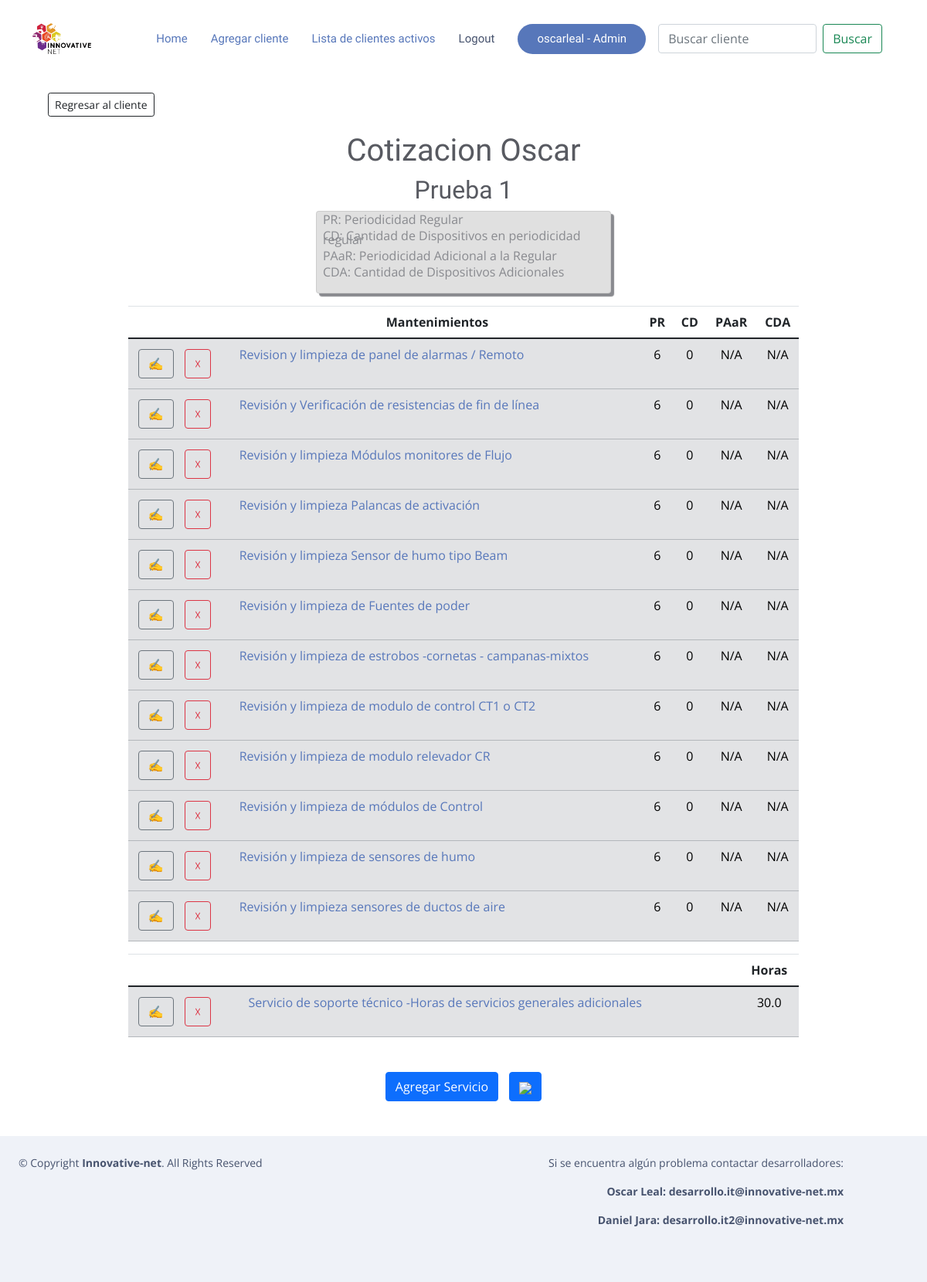
Screenshot of /44/55/detalle_cotizacion (signed in) with the database file from the repository.
### RPA/models.py (models this page shows, shortened)
class Cotizacion(models.Model):
    num_list = [(1,"1"),(2,"2"),(3,"3"),(4,"4"),(6,"6")]
    cliente = models.ForeignKey(Cliente, on_delete=models.CASCADE, null=True, blank=True)
    titulo = models.CharField(verbose_name="Nombre Cotizacion", null=True, blank=True,max_length=200)
    lugar_de_mantenimiento = models.CharField('Lugar en que se realizara el mantenimiento',max_length
    =120,blank=True)
    descripcion_cotizacion = models.TextField('Descripcion de la cotizacion',blank=True)
    fecha = models.DateTimeField('Fecha de realizacion de la cotizacion',blank=True,null=True, default=datetime.now())
    periodoregular = models.IntegerField('Periodicidad regular de mmto al año',choices=num_list,null=True)
    preguntaperiodoadicional = models.BooleanField('Quieres agregar periodicidad adicional a la regular?',default=False)
    periodoadicional=models.IntegerField('Periodicidad adicional a la regular',choices=num_list,null=True,blank=True)
    mantenimientos = models.ManyToManyField(Nombre_servicio,through="Mantenimiento")
    class Meta:
        ordering = ['cliente']
        verbose_name_plural = "Cotizaciones Deteccion Fuego"

class Cliente(models.Model):
    usuario = models.ForeignKey(User, on_delete=models.CASCADE, null=True, blank=True)
    nombre = models.CharField('Nombre de la compañia cliente',max_length=200)
    encargado = models.CharField('Nombre del contacto dentro de la empresa',max_length
    =120)
    puesto_encargado = models.CharField('Puesto del contacto',max_length
    =120)
    numero_contacto=models.CharField('Numero de telefono para contactar',max_length
    =10)
    correo_contacto=models.EmailField('Correo para contactar',blank=True)
    def __str__(self):
        return self.nombre
    class Meta:
        ordering = ['nombre']

class Mantenimiento(models.Model):
    cliente = models.ForeignKey(Cliente, on_delete=models.CASCADE, null=True, blank=True)
    cotizacion = models.ForeignKey(Cotizacion, on_delete=models.CASCADE, null=True, blank=True)
    titulonombre = models.ForeignKey(Nombre_servicio,on_delete=models.CASCADE, null=True, blank=True)
    encargadoTrabajo1 = models.ForeignKey(Precio,verbose_name="Encargado del trabajo" ,on_delete=models.CASCADE,null=True)
    periodisidadactividades = models.IntegerField(verbose_name="Periodicidad regular de actividad de mtto por año", blank=True, null=True )
    periodisidadadicional = models.IntegerField(verbose_name="Periodicidad adicional de actividad de mtto  a la regular", blank=True, null=True)
    tiempoejecucion = models.FloatField(verbose_name="Tiempo de ejecucion del mtto", blank=True, null=True)
    cantidaddedispositivos = models.IntegerField(verbose_name="Cantidad de dispositivos a considerar en periodicidad regular", blank=True, null=True,default=0)
    cantidaddispositivosextras = models.IntegerField(verbose_name="Cantidad de dispositivos a considerar en periodicidad Extra", blank=True, null=True,default=0)
    horasactividad = models.FloatField(verbose_name="horas por actividad de mtto regular =Importe de cantidad x Tiempo de ejecucion", blank=True, null=True)
    horasactividadadicional = models.FloatField(verbose_name="horas por actividad de mtto adicional =Importe de cantidad x Tiempo de ejecucion", blank=True, null=True)
    costomantenimientoregular = models.FloatField(verbose_name="Costo Regular = horas por actividad de mtto regular =Importe de cantidad x Tiempo de ejecucion",null=True,blank=True)
    costomantenimientoadicional = models.FloatField(verbose_name="Costo Adicional = horas por actividad de mtto adicional =Importe de cantidad x Tiempo de ejecucion ", blank=True, null=True)
    costototal = models.FloatField(verbose_name="Costo total = Costo regular + costo adicional",null=True,blank=True)
    dispositivo = models.CharField("Dispositivo al que se le da mantenimiento",null=True,blank=True,max_length=200)
    def __str__(self):
        return str(self.titulonombre)
    class Meta:
        ordering = ['encargadoTrabajo1','cantidaddedispositivos']
        verbose_name_plural = "Mantenimientos Deteccion Fuego"

class Nombre_servicio(models.Model):
    titulo = models.CharField(max_length=200, verbose_name="Titulo Mantenimiento", null=True, blank=True)
    encargado = models.ForeignKey(Precio, on_delete=models.CASCADE, null=True)
    tiempodeejecucion = models.FloatField(verbose_name="Tiempo de Ejecucion", null=True)
    dispositivo = models.CharField(max_length=200, verbose_name="Dispositivo al que se le aplica el mantenimiento", null=True, blank=True)
    def __str__(self):
        return str(self.titulo)
    class Meta:
        ordering = ['titulo']
        verbose_name_plural = "Servicios Deteccion Fuego"

### RPA/views.py (the view)
# urls.py: path('<int:cliente>/<int:pk>/detalle_cotizacion', Detalle_Cotizacion.as_view(), name='detalle_cotizacion'),
class Detalle_Cotizacion(LoginRequiredMixin, DetailView):
    model = Cotizacion
    object = "cotizacion"
    template_name = "cotizacion/detalle_cotizacion.html"
    def get_context_data(self, **kwargs):
        ctx = super(Detalle_Cotizacion, self).get_context_data(**kwargs)
        cat = kwargs.get("object")
        ctx['servicios'] = Mantenimiento.objects.filter(cotizacion = cat)
        ctx['servicios'] = ctx['servicios'].exclude(titulonombre=Nombre_servicio.objects.get(pk=13))
        ctx['servicios'] = ctx['servicios'].exclude(encargadoTrabajo1=Precio.objects.get(encargado='Ingeniero'))
        ctx['serviciosplus'] = Mantenimiento.objects.filter(cotizacion = cat,titulonombre=Nombre_servicio.objects.get(pk=16))
        return ctx

### RPA/templates/cotizacion/detalle_cotizacion.html (shortened to what this page needs)
{% extends "mantenimientos/base.html" %}
{% block body %}
<div class="container">
    <div>
        <right>
            <a href="{% url 'mostrar_cliente' cotizacion.cliente.id %}">
                <button type=button class="btn btn-outline-dark btn-sm" style="margin:20px">Regresar al cliente</button>
            </a>
        </right>
    </div>
    <div class="container mb-3">
        <center>
            <h1> Cotizacion {{cotizacion.cliente}} </h1>
            <h2> {{cotizacion.titulo}} </h2>
        </center>
        <div class="tips card container p-2">
            <div class="text-align">
                <p>PR: Periodicidad Regular</p>
                <p>CD: Cantidad de Dispositivos en periodicidad regular</p>
                <p>PAaR: Periodicidad Adicional a la Regular</p>
                <p>CDA: Cantidad de Dispositivos Adicionales</p>
            </div>
        </div>
    </div>
    <div class="container" style="max-width: 80%;">
        <table class="table">
            <thead>
                <tr style="text-align: center;">
                    <th></th>
                    <th>Mantenimientos</th>
                    <th>PR</th>
                    <th>CD</th>
                    <th>PAaR</th>
                    <th>CDA</th>
                </tr>
            </thead>
            <tbody>
            {% for servicio in servicios %}
                    {% if servicio.cantidaddedispositivos == 0 %}
                        <tr class="table-secondary">
                            <td style="min-width: 120px;">
                                <a href="{% url 'modificar_servicio' cotizacion.cliente.id cotizacion.id servicio.id %}">
                                    <button type=button class="btn btn-outline-secondary" style="margin:5px"> &#9997; </button></a>
                                <a href="{% url 'eliminar_servicio' cotizacion.cliente.id cotizacion.id servicio.id %}">
                                    <button type=button class="btn btn-outline-danger" style="margin:5px"> &#9747; </button></a>
                            </td>
                            <td>
                                <a href="{% url 'detalle_servicio' cotizacion.cliente.id cotizacion.id servicio.id %}">{{ servicio }}</a>
                            </td>
                            <td style="text-align: center;">
                                <a>
                                    {{ servicio.periodisidadactividades }}
                                </a>
                            </td>
                            <td style="text-align: center;">
                                <a>
                                    {% if servicio.cantidaddedispositivos is null and servicio.periodisidadactividades is null %}
                                    N/A
                                    {% elif servicio.cantidaddedispositivos is null and servicio.periodisidadactividades is not null %}
                                    Agregar dispositivos
                                    {% else %}
                                    {{ servicio.cantidaddedispositivos }}
                                    {% endif %}
                                </a>
                            </td>
                            <td style="text-align: center;">
                                <a>
                                    {% if servicio.periodisidadadicional is null %}
                                    N/A
                                    {% else %}
                                    {{ servicio.periodisidadadicional }}
                                    {% endif %}
                                </a>
                            </td>
                            <td style="text-align: center;">
                                <p>
                                    {% if servicio.cantidaddispositivosextras is null and servicio.periodisidadadicional is null %}
                                    N/A
                                    {% elif servicio.cantidaddispositivosextras is null and servicio.periodisidadadicional is not null %}
                                    Agregar dispositivos adicionales
                                    {% else %}
                                    {{ servicio.cantidaddispositivosextras }}
                                    {% endif %}
                                </p>
                            </td>
                        </tr>
                    {% endif %}
                {% empty %}
                    <tr>
                        <td style="text-align: center;"> NO SE ENCUENTRA NINGUN SERVICIO </td>
                    </tr>
            {% endfor %}
            {% for servicio in serviciosplus %}
                {% if servicio.titulonombre.pk == 16 %}
                        </tbody>
                        </table>
                        <table class="table">
                            <thead>
                                <tr style="text-align: center;">
                                    <th></th>
                                    <th></th>
                                    <th>Horas</th>
                                </tr>
                            </thead>
                            <tbody>
                                <tr class="table-secondary">
                                    <td style="min-width: 120px;">
                                        <a href="{% url 'modificar_servicio' cotizacion.cliente.id cotizacion.id servicio.id %}">
                                            <button type=button class="btn btn-outline-secondary" style="margin:5px"> &#9997; </button></a>
                                        <a href="{% url 'eliminar_servicio' cotizacion.cliente.id cotizacion.id servicio.id %}">
                                            <button type=button class="btn btn-outline-danger" style="margin:5px"> &#9747; </button></a>
                                    </td>
                                    <td>
                                        <a href="{% url 'detalle_servicio' cotizacion.cliente.id cotizacion.id servicio.id %}">{{ servicio }}</a>
                                    </td>
                                    <td style="text-align: center;">
                                        <a>
                                            {{ servicio.tiempoejecucion }}
                                        </a>
                                    </td>
                                </tr>
                            </tbody>
                        </table>
                    {% endif %}
                {% endfor %}
    </div>
    <div class="container" style="margin-top: 40px; margin-bottom: 40px;">
        <center>
        <a href="{% url 'crear_servicio' cotizacion.cliente.id cotizacion.id  %}">
            <button type=button class="btn btn-primary" style="margin:5px">Agregar Servicio</button>
        </a>
        <a href="{% url 'cotizacion_pdf' cotizacion.cliente.id cotizacion.id cotizacion.cliente.usuario.pk %}" download="cotizacion.pdf">
            <button type="button" class="btn btn-primary" style="margin:5px"><img src="https://img.icons8.com/ios/24/000000/download-2--v2.png" /></button>
        </a>
        </center>
    </div>
</div>
{% endblock %}

### RPA/templates/mantenimientos/base.html (shortened to what this page needs)
{% load static %}
<!DOCTYPE html>
<html lang="en">
<head>
  <link rel="stylesheet" href="https://stackpath.bootstrapcdn.com/bootstrap/4.5.0/css/bootstrap.min.css">
  <link href="{% static '\vendor\aos\aos.css' %}" rel="stylesheet">
  <link href="{% static '\vendor\bootstrap\css\bootstrap.min.css' %}" rel="stylesheet">
  <link href="{% static '\vendor\bootstrap-icons\bootstrap-icons.css' %}" rel="stylesheet">
  <link href="{% static '\vendor\boxicons\css\boxicons.min.css' %}" rel="stylesheet">
  <link href="{% static '\vendor\glightbox\css\glightbox.min.css' %}" rel="stylesheet">
  <link href="{% static '\vendor\swiper\swiper-bundle.min.css' %}" rel="stylesheet">
  <link href="{% static '\css\style.css' %}" rel="stylesheet">
</head>
<body style="padding-top: 70px;">
  <header id="header" class="fixed-top  header-transparent ">
    <div class="container d-flex align-items-center justify-content-between">
      <div class="logo">
        <a href="https://www.innovative-net.mx/"><img src="{% static '\assets\img\horizontal blanco.png' %}" alt="" class="img-fluid"></a>
      </div>
      <nav id="navbar" class="navbar">
        <ul>
          <li><a class="nav-link scrollto active" href="{% url 'home' %}">Home</a></li>
          <li><a class="nav-link scrollto active" href="{% url 'agregar_cliente' %}">Agregar cliente</a></li>
          <li><a class="nav-link scrollto active" href="{% url 'lista_clientes' %}">Lista de clientes activos</a></li>
          {% if request.user.is_authenticated %}
          <li><a class="nav-link scrollto" href="{% url 'logout' %}">Logout</a></li>
          {% if request.user.is_staff %}
              <li><a class="getstarted scrollto" href="{% url 'admin:index' %}" >{{request.user}} - Admin</a></li>
              {% else %}
              <li><a class="getstarted scrollto" href="" >{{request.user}}</a></li>
              {% endif %}
          {% else %}
          <li><a class="getstarted scrollto" href="{% url 'login'  %}" >Login</a></li>
          {% endif %}
        </ul>
        <form class="d-flex m-3" method="POST" action="{% url 'buscar_clientes' %}">
          <input class="form-control me-2" type="search" placeholder="Buscar cliente"
                 aria-label="Buscar cliente" name="searched">
          <button class="btn btn-outline-success" type="submit">
            Buscar
          </button>
        </form>
      </nav>
    </div>
  </header>
    <div class="container-fluid" style="margin-top: 30px;">
      {% block body %}
      {% endblock %}
    </div>
        <footer id="footer">
          <div class="row container py-4 ">
            <div class="col">
              <div class="copyright">
                &copy; Copyright <strong><span>Innovative-net</span></strong>. All Rights Reserved
              </div>
            </div>
            <div class="col container " style="text-align: right;">
              <p>Si se encuentra algún problema contactar desarrolladores:</p>
              <strong>
                <p>Oscar Leal: desarrollo.it@innovative-net.mx</p>
                <p>Daniel Jara: desarrollo.it2@innovative-net.mx</p>
              </strong>
            </div>
          </div>
        </footer>
</body>
        </html>

### rows the page displays
Cotizacion: cliente "Oscar", titulo "Prueba 1"
Mantenimiento: titulonombre.titulo "Revision y limpieza de panel de alarmas / Remoto", periodisidadactividades "6", cantidaddedispositivos "0", shows "N/A"
Mantenimiento: titulonombre.titulo "Revisión y Verificación de resistencias de fin de línea", periodisidadactividades "6", cantidaddedispositivos "0", shows "N/A"
Mantenimiento: titulonombre.titulo "Revisión y limpieza Módulos monitores de Flujo", periodisidadactividades "6", cantidaddedispositivos "0", shows "N/A"
Mantenimiento: titulonombre.titulo "Revisión y limpieza Palancas de activación", periodisidadactividades "6", cantidaddedispositivos "0", shows "N/A"
Mantenimiento: titulonombre.titulo "Revisión y limpieza Sensor de humo tipo Beam", periodisidadactividades "6", cantidaddedispositivos "0", shows "N/A"
Mantenimiento: titulonombre.titulo "Revisión y limpieza de Fuentes de poder", periodisidadactividades "6", cantidaddedispositivos "0", shows "N/A"
Mantenimiento: titulonombre.titulo "Revisión y limpieza de estrobos -cornetas - campanas-mixtos", periodisidadactividades "6", cantidaddedispositivos "0", shows "N/A"
Mantenimiento: titulonombre.titulo "Revisión y limpieza de modulo de control CT1 o CT2", periodisidadactividades "6", cantidaddedispositivos "0", shows "N/A"
Mantenimiento: titulonombre.titulo "Revisión y limpieza de modulo relevador CR", periodisidadactividades "6", cantidaddedispositivos "0", shows "N/A"
Mantenimiento: titulonombre.titulo "Revisión y limpieza de módulos de Control", periodisidadactividades "6", cantidaddedispositivos "0", shows "N/A"
Mantenimiento: titulonombre.titulo "Revisión y limpieza de sensores de humo", periodisidadactividades "6", cantidaddedispositivos "0", shows "N/A"
Mantenimiento: titulonombre.titulo "Revisión y limpieza sensores de ductos de aire", periodisidadactividades "6", cantidaddedispositivos "0", shows "N/A"
Mantenimiento: titulonombre.titulo "Servicio de soporte técnico -Horas de servicios generales adicionales", tiempoejecucion "30.0"

### other values shown
{{ request.user }} "oscarleal"
